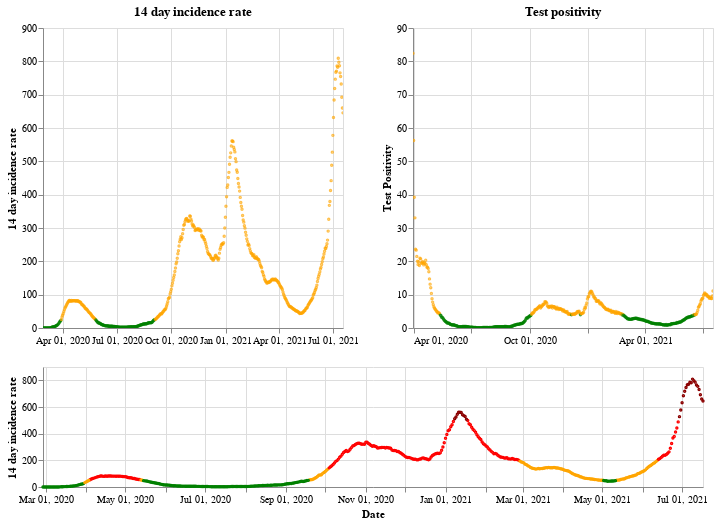

The code cell stored with this chart in its notebook:
### Markdown cell above
## Scotland

### Code cell
plot_traffic_light('Scotland')

### Figure 1 — Vega-Lite specification as saved in the notebook (floating-point values rounded to 4 significant figures; data arrays with more than 128 entries replaced by an {"elided": "..."} marker saying what was removed)
{"config": {"view": {"continuousWidth": 400, "continuousHeight": 300}}, "vconcat": [{"hconcat": [{"mark": {"type": "point", "size": 2}, "encoding": {"color": {"condition": {"value": "green", "test": "(datum.twoWeeklyCasesRate <= 25)"}, "value": "orange"}, "tooltip": [{"type": "nominal", "field": "areaName"}, {"type": "temporal", "field": "date"}, {"type": "quantitative", "field": "twoWeeklyCasesRate"}, {"type": "quantitative", "field": "testPositivity"}], "x": {"type": "temporal", "axis": {"title": ""}, "field": "date", "scale": {"domain": {"selection": "DateBrush"}}, "timeUnit": "yearmonthdate"}, "y": {"type": "quantitative", "axis": {"title": "14 day incidence rate"}, "field": "twoWeeklyCasesRate"}}, "title": "14 day incidence rate", "width": 300}, {"mark": {"type": "point", "size": 2}, "encoding": {"color": {"condition": {"value": "green", "test": "(datum.testPositivity <= 4)"}, "value": "orange"}, "tooltip": [{"type": "nominal", "field": "areaName"}, {"type": "temporal", "field": "date"}, {"type": "quantitative", "field": "twoWeeklyCasesRate"}, {"type": "quantitative", "field": "testPositivity"}], "x": {"type": "temporal", "axis": {"title": ""}, "field": "date", "scale": {"domain": {"selection": "DateBrush"}}, "timeUnit": "yearmonthdate"}, "y": {"type": "quantitative", "axis": {"title": "Test Positivity"}, "field": "testPositivity"}}, "title": "Test positivity", "width": 300}]}, {"layer": [{"mark": {"type": "point", "size": 2}, "encoding": {"color": {"condition": {"value": "orange", "test": "(((datum.testPositivity < 4) && (datum.twoWeeklyCasesRate >= 50)) && (datum.twoWeeklyCasesRate < 200))"}, "value": "red"}, "opacity": {"condition": {"value": 1, "test": "((datum.twoWeeklyCasesRate >= 50) && (datum.twoWeeklyCasesRate < 500))"}, "value": 0}, "tooltip": [{"type": "nominal", "field": "areaName"}, {"type": "temporal", "field": "date"}, {"type": "quantitative", "field": "twoWeeklyCasesRate"}, {"type": "quantitative", "field": "testPositivity"}], "x": {"type": "temporal", "axis": {"title": "Date"}, "field": "date", "timeUnit": "yearmonthdate"}, "y": {"type": "quantitative", "axis": {"title": "14 day incidence rate"}, "field": "twoWeeklyCasesRate"}}, "selection": {"DateBrush": {"type": "interval", "encodings": ["x"], "fields": ["Time"]}}}, {"mark": {"type": "point", "size": 2}, "encoding": {"color": {"value": "darkred"}, "opacity": {"condition": {"value": 1, "test": "(datum.twoWeeklyCasesRate >= 500)"}, "value": 0}, "tooltip": [{"type": "nominal", "field": "areaName"}, {"type": "temporal", "field": "date"}, {"type": "quantitative", "field": "twoWeeklyCasesRate"}, {"type": "quantitative", "field": "testPositivity"}], "x": {"type": "temporal", "axis": {"title": "Date"}, "field": "date", "timeUnit": "yearmonthdate"}, "y": {"type": "quantitative", "axis": {"title": "14 day incidence rate"}, "field": "twoWeeklyCasesRate"}}}, {"mark": {"type": "point", "size": 2}, "encoding": {"color": {"condition": {"value": "green", "test": "((datum.testPositivity < 4) && (datum.twoWeeklyCasesRate < 50))"}, "value": "orange"}, "opacity": {"condition": {"value": 1, "test": "(datum.twoWeeklyCasesRate < 50)"}, "value": 0}, "tooltip": [{"type": "nominal", "field": "areaName"}, {"type": "temporal", "field": "date"}, {"type": "quantitative", "field": "twoWeeklyCasesRate"}, {"type": "quantitative", "field": "testPositivity"}], "x": {"type": "temporal", "axis": {"title": "Date"}, "field": "date", "timeUnit": "yearmonthdate"}, "y": {"type": "quantitative", "axis": {"title": "14 day incidence rate"}, "field": "twoWeeklyCasesRate"}}}], "height": 120, "width": 660}], "data": {"name": "data-67e03c9c30bd908c74c0f70334690580"}, "$schema": "https://vega.github.io/schema/vega-lite/v4.8.1.json", "datasets": {"data-67e03c9c30bd908c74c0f70334690580": {"elided": "506 records"}}}
